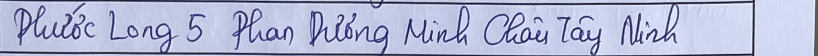
#> input picture image/4.jpg, 1636 x 112 px (shown at 1/2 size)
$ python -i utils.py   (imports and definitions only)
#> lines starting #> are read from the running program, lines starting #| are printed output that depends on the picture; after the words box and inside, x2 and y2 are one past the last pixel; in counts of white or black regions, pixels touching at a corner belong together
import cv2
import numpy as np
from config import Config


def img_processing(path_img):
#> called with path_img = 'image/4.jpg'
    image = cv2.imread(path_img)
#> image is the input picture: shape (112, 1636, 3); mean B, G, R 212.8, 183.7, 177.8
    gray = cv2.cvtColor(image,cv2.COLOR_BGR2GRAY)
    h,w=image.shape[:2]
#> h = 112; w = 1636
    image_resize = cv2.resize(gray,(int(Config.true_height/h * w),Config.true_height),interpolation=cv2.INTER_AREA)
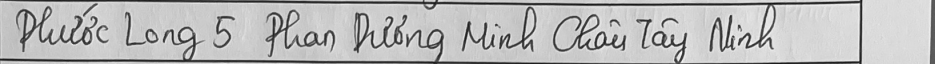
#> image_resize: shape (128, 1869) (shown at 1/2 size); min 5, max 249, mean 185.2
    h,w=image_resize.shape[:2]
#> h = 128; w = 1869
    try:
        img_padding = np.pad(image_resize, ((0,0),(0, Config.true_width-w)), 'median')
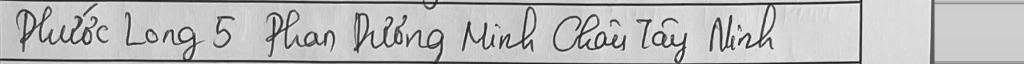
#> img_padding: shape (128, 2048) (shown at 1/2 size); min 5, max 249, mean 186.6
    except:
        img_padding = cv2.resize(gray,(Config.true_width,Config.true_height),interpolation=cv2.INTER_AREA)
    image_gau = cv2.GaussianBlur(img_padding,(5,5),1)

    thresh = cv2.adaptiveThreshold(
                                src=image_gau,
                                maxValue=255,
                                adaptiveMethod=cv2.ADAPTIVE_THRESH_GAUSSIAN_C,
                                thresholdType=cv2.THRESH_BINARY_INV,
                                blockSize=11,
                                C=9)
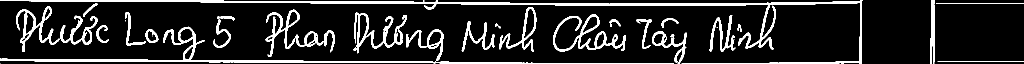
#> thresh: shape (128, 2048) (shown at 1/2 size); 12.8% white; 31 white regions (5 under 20 px), largest, box (x1, y1, x2, y2) and area: (0, 0, 1725, 128) 9297, (0, 53, 1348, 128) 5789, (531, 19, 670, 114) 2282
    # Remove horizontal
    horizontal_kernel = cv2.getStructuringElement(cv2.MORPH_RECT, (30,1))
    detected_lines_horizontal = cv2.morphologyEx(thresh, cv2.MORPH_OPEN, horizontal_kernel, iterations=1)
#> detected_lines_horizontal: shape (128, 2048); 4.8% white; 8 white regions, largest, box (x1, y1, x2, y2) and area: (0, 0, 1725, 11) 6407, (0, 118, 1349, 128) 4560, (1364, 123, 1724, 128) 901
    # Remove vertical lines
    vertical_kernel = cv2.getStructuringElement(cv2.MORPH_RECT, (1, 60))
    detected_lines_vertical = cv2.morphologyEx(thresh, cv2.MORPH_OPEN, vertical_kernel, iterations=1)
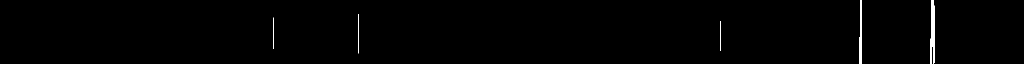
#> detected_lines_vertical: shape (128, 2048) (shown at 1/2 size); 0.61% white; 5 white regions, box (x1, y1, x2, y2) and area: (1861, 0, 1869, 128) 823, (1719, 0, 1724, 128) 534, (716, 28, 718, 107) 132, (546, 35, 547, 98) 63, (1441, 42, 1442, 102) 60
    detected_line=cv2.bitwise_or(detected_lines_vertical,detected_lines_horizontal)
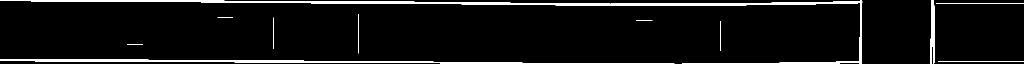
#> detected_line: shape (128, 2048) (shown at 1/2 size); 5.4% white; 11 white regions, largest, box (x1, y1, x2, y2) and area: (0, 0, 1725, 128) 7824, (0, 118, 1349, 128) 4560, (1861, 0, 1869, 128) 823
    detected_line_not=cv2.bitwise_not(detected_line)
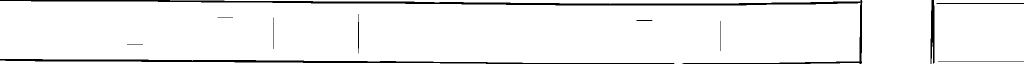
#> detected_line_not: shape (128, 2048) (shown at 1/2 size); 94.6% white; 11 black regions, largest, box (x1, y1, x2, y2) and area: (0, 0, 1725, 128) 7824, (0, 118, 1349, 128) 4560, (1861, 0, 1869, 128) 823
    detected_line_and=cv2.bitwise_and(detected_line_not,thresh)
#> detected_line_and: shape (128, 2048); 7.5% white; 128 white regions (96 under 20 px), largest, box (x1, y1, x2, y2) and area: (1106, 29, 1252, 103) 2234, (532, 19, 670, 105) 1997, (708, 25, 814, 97) 1736
    # kernel = np.ones((1, 3), np.uint8)
    # clean_img = cv2.morphologyEx(detected_line_and, cv2.MORPH_CLOSE, kernel, iterations=2)
    repair_kernel = cv2.getStructuringElement(cv2.MORPH_RECT, (1,5))
    result = cv2.morphologyEx(detected_line_and, cv2.MORPH_CLOSE, repair_kernel, iterations=1)
#> result: shape (128, 2048); 7.7% white; 110 white regions (80 under 20 px), largest, box (x1, y1, x2, y2) and area: (1106, 29, 1252, 103) 2256, (532, 19, 670, 105) 2066, (708, 25, 814, 97) 1773

    repair_kernel = cv2.getStructuringElement(cv2.MORPH_RECT, (3,1))
    result = cv2.morphologyEx(result, cv2.MORPH_CLOSE, repair_kernel, iterations=1)
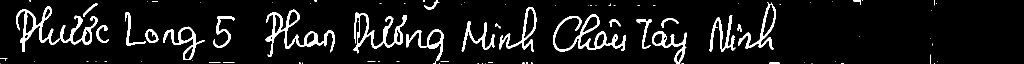
#> result: shape (128, 2048) (shown at 1/2 size); 7.9% white; 90 white regions (63 under 20 px), largest, box (x1, y1, x2, y2) and area: (531, 19, 670, 114) 2380, (1106, 29, 1252, 103) 2282, (707, 25, 814, 107) 1976
    # result = cv2.bitwise_not(result)

    img = np.expand_dims(result, axis=2)
    img = img/255.0
    return img

>>> result = img_processing('image/4.jpg')
